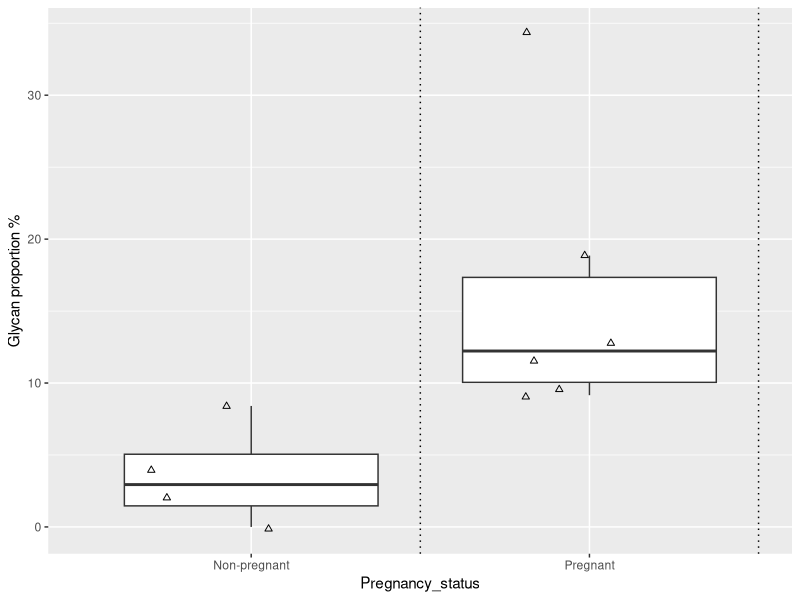
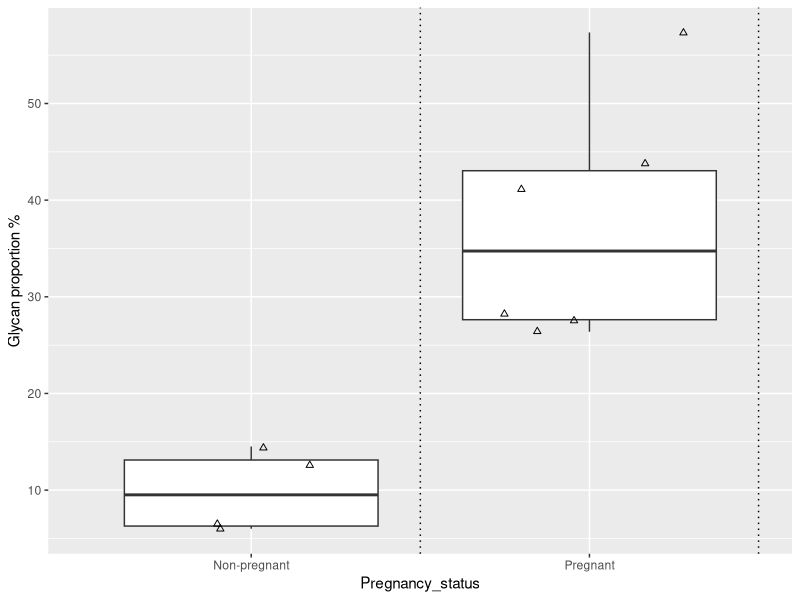
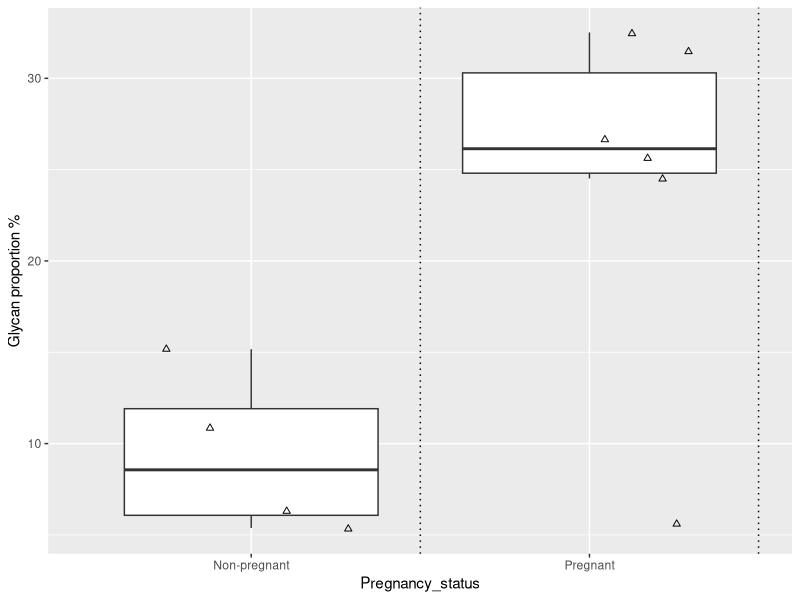
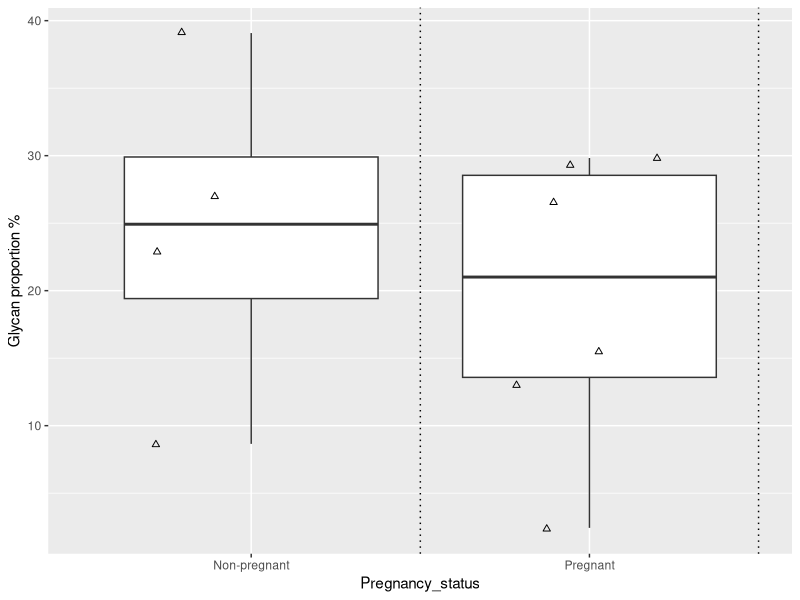
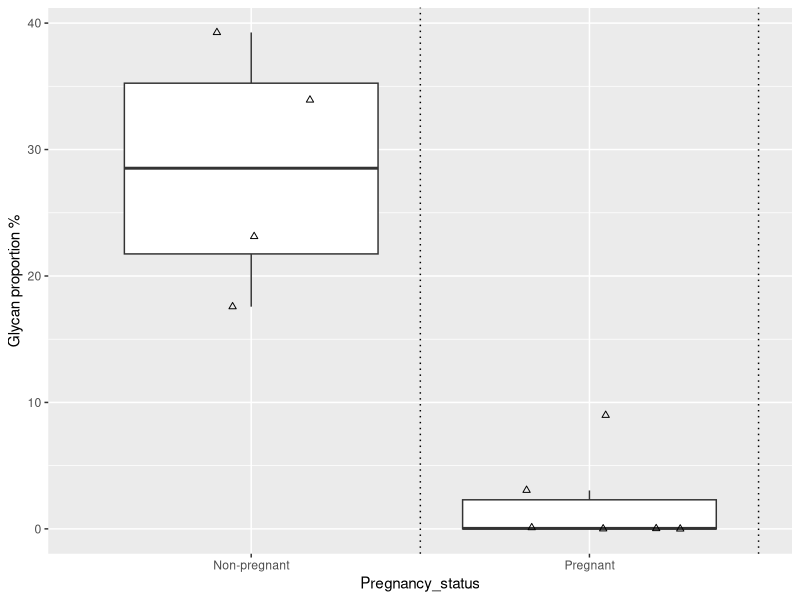

Generate these figures, in order, with R:
############# Load packages, input background information #####

## Load ggplot2 
library(ggplot2)

############# Figure 5 lower panel ##########################

## load the data
res=read.csv('Figure_5_lower_panel_data.csv')
res[is.na(res)]=0

## Non-fucosylation %
ggplot(data=subset.data.frame(res, dHex.count==0),
       aes(Pregnancy_status, (dHex_Intensity/Total_Intensity)*100))+
  geom_boxplot(outlier.alpha = 0)+
  geom_point(position=position_jitter(width = 0.3),shape=2)+
  geom_vline(xintercept=1.5+c(0:7), linetype='dotted')+
  labs(y='Glycan proportion %')

## Mono-fucosylation %
ggplot(data=subset.data.frame(res, dHex.count==1),
       aes(Pregnancy_status, (dHex_Intensity/Total_Intensity)*100))+
  geom_boxplot(outlier.alpha = 0)+
  geom_point(position=position_jitter(width = 0.3),shape=2)+
  geom_vline(xintercept=1.5+c(0:7), linetype='dotted')+
  labs(y='Glycan proportion %')

## Bi-fucosylation %
ggplot(data=subset.data.frame(res, dHex.count==2),
       aes(Pregnancy_status, (dHex_Intensity/Total_Intensity)*100))+
  geom_boxplot(outlier.alpha = 0)+
  geom_point(position=position_jitter(width = 0.3),shape=2)+
  geom_vline(xintercept=1.5+c(0:7), linetype='dotted')+
  labs(y='Glycan proportion %')

## Tri-fucosylation %
ggplot(data=subset.data.frame(res, dHex.count==3),
       aes(Pregnancy_status, (dHex_Intensity/Total_Intensity)*100))+
  geom_boxplot(outlier.alpha = 0)+
  geom_point(position=position_jitter(width = 0.3),shape=2)+
  geom_vline(xintercept=1.5+c(0:7), linetype='dotted')+
  labs(y='Glycan proportion %')

## Tetra-fucosylation %
ggplot(data=subset.data.frame(res, dHex.count==4),
       aes(Pregnancy_status, (dHex_Intensity/Total_Intensity)*100))+
  geom_boxplot(outlier.alpha = 0)+
  geom_point(position=position_jitter(width = 0.3),shape=2)+
  geom_vline(xintercept=1.5+c(0:7), linetype='dotted')+
  labs(y='Glycan proportion %')
